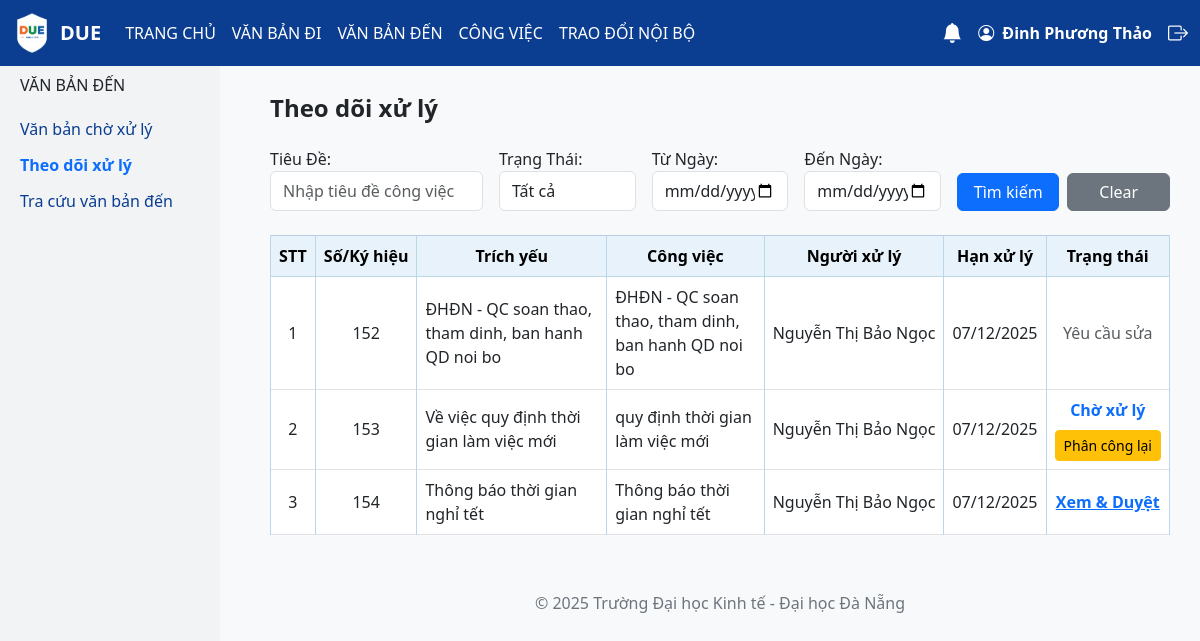
Page /theo_doi_xu_ly/ (signed in) on the committed database.
### model_share/models.py (models this page shows, shortened)
class CongViec(models.Model):
    TRANG_THAI_CHOICES = [
        ("Chờ xử lý", "Chờ xử lý"),
        ("Đang xử lý", "Đang xử lý"),
        ("Yêu cầu sửa", "Yêu cầu sửa"),
        ("Chờ phê duyệt", "Chờ phê duyệt"),
        ("Hoàn thành", "Hoàn thành"),
    ]
    MaCV = models.AutoField(primary_key=True)
    TieuDe = models.CharField(max_length=255)
    MoTa = models.CharField(max_length=255, null=True, blank=True)
    NgayNhan = models.DateField()
    HanXuLy = models.DateField()
    TrangThai = models.CharField(max_length=100, choices=TRANG_THAI_CHOICES, default="Chờ xử lý")
    FileDinhKem = models.FileField(upload_to="cong_viec/", null=True, blank=True)
    NgayHoanThanh = models.DateTimeField(null=True, blank=True)
    MaVanBanDen = models.ForeignKey(VanBanDen, on_delete=models.CASCADE)
    NguoiXuLyChinh = models.ForeignKey(User, on_delete=models.CASCADE, null=True, blank=True)

class VanBanDen(models.Model):
    TRANG_THAI_CHOICES = [
        ("Đang xử lý", "Đang xử lý"),
        ("Chờ phê duyệt", "Chờ phê duyệt"),
        ("Chờ xử lý", "Chờ xử lý"),
    ]
    DO_KHAN_CHOICES = [
        ("Thường", "Thường"),
        ("Khẩn", "Khẩn"),
    ]
    DO_MAT_CHOICES = [
        ("Thường", "Thường"),
        ("Mật", "Mật"),
    ]
    MaVanBanDen = models.AutoField(primary_key=True)
    SoDen = models.IntegerField()
    NgayDen = models.DateField()
    SoKyHieu = models.CharField(max_length=255, unique=True)
    TrichYeu = models.CharField(max_length=255)
    CoQuanBanHanh = models.CharField(max_length=100)
    NguoiXuLyChinh = models.CharField(max_length=255, null=True, blank=True)
    NguoiXuLy = models.CharField(max_length=255, null=True, blank=True)
    user = models.ForeignKey(User, on_delete=models.CASCADE)
    HanXuLy = models.DateField(null=True, blank=True)
    LoaiVanBan = models.CharField(max_length=100)
    TrangThai = models.CharField(max_length=100, choices=TRANG_THAI_CHOICES, default="Chờ xử lý")
    DoKhan = models.CharField(max_length=50, choices=DO_KHAN_CHOICES, default="Thường")
    DoMat = models.CharField(max_length=50, choices=DO_MAT_CHOICES, default="Thường")
    NguoiKy = models.CharField(max_length=255)
    NguoiDuyet = models.CharField(max_length=255)
    NgayBanHanh = models.DateField(null=True, blank=True)
    FileDinhKem = models.FileField(upload_to='vanbanden/', null=True, blank=True)
    NguoiNhan = models.ForeignKey(
        User,
        on_delete=models.SET_NULL,
        null=True,
        blank=True,
        related_name="vanbanden_nhan"
    )
    van_ban_di_lien_quan = models.ForeignKey(
        'vanbandi.VanBanDi',
        on_delete=models.SET_NULL,
        null=True,
        blank=True
    )

### vanbanden/views.py (the view, shortened to what this page needs)
# urls.py: path('theo_doi_xu_ly/', views.theodoi_xuly, name='theodoi_xuly'),
@login_required
def theodoi_xuly(request):
   form = CongViecFilterForm(request.GET or None)
   cong_viecs = CongViec.objects.select_related('MaVanBanDen') .filter(MaVanBanDen__NguoiNhan=request.user) .exclude(TrangThai="Hoàn thành") .order_by('-HanXuLy')
   return render(request, 'vanbanden/theodoi_xuly.html', {
       'form': form,
       'cong_viecs': cong_viecs,
   })

### congviec/forms.py
class CongViecFilterForm(forms.Form):
    TuNgay = forms.DateField(
        required=False,
        widget=forms.DateInput(attrs={'type': 'date', 'class': 'form-control'}),
        label="Từ Ngày"
    )
    DenNgay = forms.DateField(
        required=False,
        widget=forms.DateInput(attrs={'type': 'date', 'class': 'form-control'}),
        label="Đến Ngày"
    )
    TrangThai = forms.ChoiceField(
        required=False,
        choices=TRANG_THAI_CHOICES,
        widget=forms.Select(attrs={'class': 'form-control'}),
        label="Trạng Thái"
    )
    TieuDe = forms.CharField(
        max_length=255,
        required=False,
        widget=forms.TextInput(attrs={'class': 'form-control', 'placeholder': 'Nhập tiêu đề công việc'}),
        label="Tiêu Đề"
    )

### congviec/context_processors.py (called while the page is built)
def notifications(request):
    if request.user.is_authenticated:
        unread_count = Notification.objects.filter(user=request.user, is_read=False).count()
        notifications = Notification.objects.filter(user=request.user).order_by('-created_at')[:5]
        return {'unread_count': unread_count, 'notifications': notifications}
    return {'unread_count': 0, 'notifications': []}

### vanbanden/templates/vanbanden/theodoi_xuly.html (shortened to what this page needs)
{% extends 'base.html' %}
{% block content %}
<div class="row">
 <div class="col-md-2 sidebar">
   <h6 class="text-uppercase mb-3">Văn bản đến</h6>
   <a href="{% url 'vanban_cho_xuly' %}">Văn bản chờ xử lý</a>
   <a href="{% url 'theodoi_xuly' %}" class="fw-bold text-primary">Theo dõi xử lý</a>
   <a href="{% url 'tracuu_vanbanden' %}">Tra cứu văn bản đến</a>
 </div>
  <div class="flex-grow-1">
    <h4 class="fw-bold mb-4 mt-2">Theo dõi xử lý</h4>
      <form method="get" class="row g-3 mb-4 align-items-end">
        <div class="col-md-3">
          {{ form.TieuDe.label_tag }}
          {{ form.TieuDe }}
        </div>
        <div class="col-md-2">
          {{ form.TrangThai.label_tag }}
          {{ form.TrangThai }}
        </div>
        <div class="col-md-2">
          {{ form.TuNgay.label_tag }}
          {{ form.TuNgay }}
        </div>
        <div class="col-md-2">
          {{ form.DenNgay.label_tag }}
          {{ form.DenNgay }}
        </div>
        <div class="col-md-3 d-flex gap-2">
            <button type="submit" class="btn btn-primary w-50">Tìm kiếm</button>
            <a href="{% url 'theodoi_xuly' %}" class="btn btn-secondary w-50">Clear</a>
        </div>
      </form>
    <div class="table-responsive">
     <table class="table table-bordered align-middle text-center">
       <thead class="table-primary">
         <tr>
          <th style="width:5%;">STT</th>
          <th style="width:5%;">Số/Ký hiệu</th>
          <th style="width:25%;">Trích yếu</th>
          <th style="width:20%;">Công việc</th>
          <th style="width:10%;">Người xử lý</th>
          <th style="width:5%;">Hạn xử lý</th>
          <th style="width:5%;">Trạng thái</th>
        </tr>
      </thead>
  <tbody>
    {% if cong_viecs %}
      {% for cv in cong_viecs %}
      <tr>
        <td class="text-center">{{ forloop.counter }}</td>
        <td>{{ cv.MaVanBanDen.SoKyHieu }}</td>
        <td class="text-start">{{ cv.MaVanBanDen.TrichYeu }}</td>
        <td class="text-start">{{ cv.TieuDe }}</td>
        <td>
          {% if cv.NguoiXuLyChinh %}
            {% with full=cv.NguoiXuLyChinh.get_full_name %}
              {% if full %}
                {{ full }}
              {% else %}
                {{ cv.NguoiXuLyChinh.username }}
              {% endif %}
            {% endwith %}
          {% else %}
            <span class="text-muted">Chưa phân công</span>
          {% endif %}
        </td>
        <td>{{ cv.HanXuLy|date:"d/m/Y" }}</td>
        <td class="text-center">
            {% if cv.TrangThai == "Đang xử lý" %}
                <span class="text-primary fw-semibold">Đang xử lý</span>
            {% elif cv.TrangThai == "Chờ phê duyệt" %}
                <a href="{% url 'duyet_cong_viec' cv.MaCV %}" class="text-primary fw-semibold">Xem & Duyệt</a>
            {% elif cv.TrangThai == "Chờ xử lý" %}
                <span class="text-primary fw-semibold d-block mb-1">
                  {{ cv.TrangThai }}
                </span>
                {% if cv.MaVanBanDen %}
                    <a href="{% url 'phan_cong_lai' cv.MaVanBanDen.pk cv.pk %}" class="btn btn-warning btn-sm mt-1">
                        Phân công lại
                    </a>
                {% else %}
                    <button class="btn btn-warning btn-sm mt-1" disabled>Phân công lại</button>
                {% endif %}
            {% else %}
                <span class="text-muted">{{ cv.TrangThai }}</span>
            {% endif %}
        </td>
      </tr>
      {% endfor %}
    {% else %}
      <tr>
        <td colspan="7" class="text-center text-muted">Không có công việc nào.</td>
      </tr>
    {% endif %}
        </tbody>
      </table>
    </div>
  </div>
</div>
{% endblock %}

### templates/base.html (shortened to what this page needs)
<!DOCTYPE html>
<html lang="vi">
<head>
  <link href="https://cdn.jsdelivr.net/npm/bootstrap@5.3.0/dist/css/bootstrap.min.css" rel="stylesheet">
  <link href="https://cdn.jsdelivr.net/npm/bootstrap-icons@1.10.5/font/bootstrap-icons.css" rel="stylesheet">
</head>
{% load static %}
<body>
<nav class="navbar navbar-expand-lg navbar-dark fixed-top">
  <div class="container-fluid">
    <a class="navbar-brand fw-bold d-flex align-items-center" href="/">
      <img src="{% static 'images/logo.due.png' %}" height="40" class="me-2" alt="Logo DUE">
      DUE
    </a>
    <div class="collapse navbar-collapse" id="navMenu">
      <ul class="navbar-nav me-auto mb-2 mb-lg-0">
        <li class="nav-item"><a class="nav-link" href="/">TRANG CHỦ</a></li>
        <li class="nav-item"><a class="nav-link" href="{% url 'lap_du_thao' %}">VĂN BẢN ĐI</a></li>
        <li class="nav-item"><a class="nav-link" href="{% url 'vanban_cho_xuly' %}">VĂN BẢN ĐẾN</a></li>
        <li class="nav-item"><a class="nav-link" href="{% url 'cong_viec_cho_xu_ly' %}">CÔNG VIỆC</a></li>
        <li class="nav-item"><a class="nav-link" href="{% url 'soan_tin' %}">TRAO ĐỔI NỘI BỘ</a></li>
      </ul>
      <div class="d-flex align-items-center position-relative">
        {% if user.is_authenticated %}
        <div class="dropdown me-3">
          <a class="text-white position-relative" href="#" role="button" id="dropdownNotification" data-bs-toggle="dropdown" aria-expanded="false">
            <i class="bi bi-bell-fill fs-5"></i>
          </a>
        </div>
        <a href="{% url 'profile' %}" class="text-white me-3 fw-bold text-decoration-none">
          <i class="bi bi-person-circle me-1"></i> {{ user.first_name }} {{ user.last_name }}
        </a>
        <a href="/accounts/logout/" class="text-white">
          <i class="bi bi-box-arrow-right fs-5"></i>
        </a>
        {% else %}
        <a href="/accounts/login/" class="text-white me-2">
          <i class="bi bi-person-circle fs-5"></i>
        </a>
        {% endif %}
      </div>
    </div>
  </div>
</nav>
<div class="content">
  {% block content %}{% endblock %}
  <footer>
    <p>© 2025 Trường Đại học Kinh tế - Đại học Đà Nẵng</p>
  </footer>
</div>
</body>
</html>

### templates/base.html (style rules this page uses)
body { background: #f8f9fa; padding-top: 56px; }
.navbar { background-color: #0b3d91; }
.navbar .nav-link, .navbar-brand { color: white !important; }
:root { --soft-blue: #e7f2fa; --soft-blue-border: #bcd7e8; }
table thead th { background-color: var(--soft-blue) !important; color: #000 !important; border-bottom: 1px solid var(--soft-blue-border) !important; }
table tbody td, table thead th { border-color: var(--soft-blue-border) !important; }
.table td, .table th { white-space: nowrap; }
.table .text-start { white-space: normal; }
.sidebar { background: #f1f3f5; width: 220px; min-height: 100vh; position: fixed; top: 56px; left: 0; padding: 20px; overflow: auto; }
.sidebar a { color: #0b3d91; text-decoration: none; display: block; padding: 6px 0; }
.content { margin-left: 240px; padding: 30px; }
form.row.g-3 input, form.row.g-3 select, form.row.g-3 .input-group { height: 40px; min-height: 40px; }
footer { text-align: center; color: #6c757d; margin-top: 40px; }

### rows in the picture
CongViec: MaVanBanDen.SoKyHieu "152", MaVanBanDen.TrichYeu "ĐHĐN - QC soan thao, tham dinh, ban hanh QD noi bo", TieuDe "ĐHĐN - QC soan thao, tham dinh, ban hanh QD noi bo", NguoiXuLyChinh.get_full_name "Nguyễn Thị Bảo Ngọc", HanXuLy "07/12/2025", TrangThai "Yêu cầu sửa"
CongViec: MaVanBanDen.SoKyHieu "153", MaVanBanDen.TrichYeu "Về việc quy định thời gian làm việc mới", TieuDe "quy định thời gian làm việc mới", NguoiXuLyChinh.get_full_name "Nguyễn Thị Bảo Ngọc", HanXuLy "07/12/2025", TrangThai "Chờ xử lý", shows "Phân công lại"
CongViec: MaVanBanDen.SoKyHieu "154", MaVanBanDen.TrichYeu "Thông báo thời gian nghỉ tết", TieuDe "Thông báo thời gian nghỉ tết", NguoiXuLyChinh.get_full_name "Nguyễn Thị Bảo Ngọc", HanXuLy "07/12/2025", TrangThai "Xem & Duyệt"

### other values in the picture
{{ user.first_name }} "Đinh Phương"
{{ user.last_name }} "Thảo"
